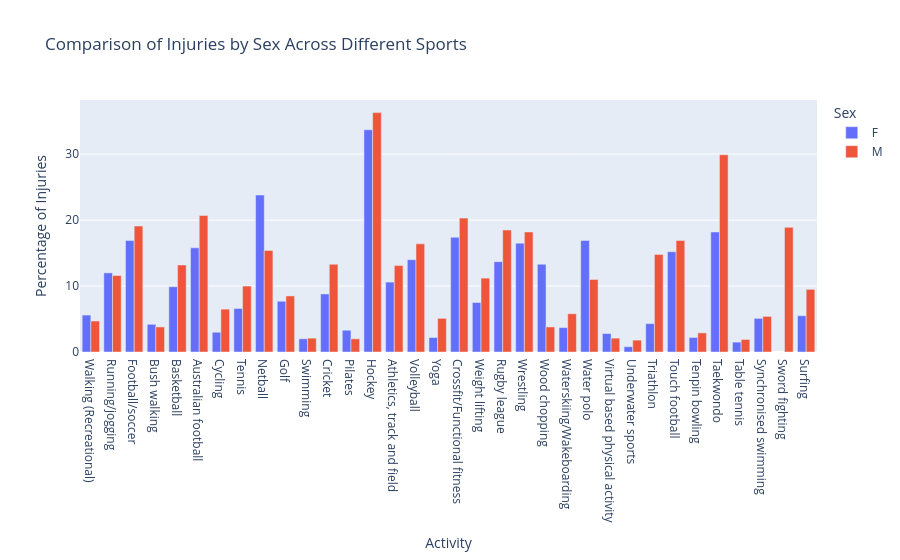

Notebook cell for this chart:
### Code cell
injury_percent_by_sex = injuries_stat_per_activity.melt(
    id_vars="activity",
    value_vars=["female_percent", "male_percent"],
    var_name="sex",
    value_name="injury_percent",
)
injury_percent_by_sex["sex"] = injury_percent_by_sex["sex"].map(
    {"female_percent": "F", "male_percent": "M"}
)

fig = px.bar(
    injury_percent_by_sex,
    x="activity",
    y="injury_percent",
    color="sex",
    barmode="group",
    labels={
        "activity": "Activity",
        "injury_percent": "Percentage of Injuries",
        "sex": "Sex",
    },
    title="Comparison of Injuries by Sex Across Different Sports",
)
fig.show()

### Figure 1 — Plotly figure (JSON) as saved in the notebook; plotly's stock layout.template omitted (floating-point values rounded to 4 significant figures)
{"data": [{"alignmentgroup": "True", "hovertemplate": "Sex=F<br>Activity=%{x}<br>Percentage of Injuries=%{y}<extra></extra>", "legendgroup": "F", "marker": {"color": "#636efa", "pattern": {"shape": ""}}, "name": "F", "offsetgroup": "F", "orientation": "v", "showlegend": true, "textposition": "auto", "type": "bar", "x": ["Walking (Recreational)", "Running/jogging", "Football/soccer", "Bush walking", "Basketball", "Australian football", "Cycling", "Tennis", "Netball", "Golf", "Swimming", "Cricket", "Pilates", "Hockey", "Athletics, track and field", "Volleyball", "Yoga", "Crossfit/Functional fitness", "Weight lifting", "Rugby league", "Wrestling", "Wood chopping", "Waterskiing/Wakeboarding", "Water polo", "Virtual based physical activity", "Underwater sports", "Triathlon", "Touch football", "Tenpin bowling", "Taekwondo", "Table tennis", "Synchronised swimming", "Sword fighting", "Surfing"], "xaxis": "x", "y": [5.6, 12.0, 16.9, 4.2, 9.9, 15.8, 3.0, 6.6, 23.8, 7.7, 2.0, 8.8, 3.3, 33.7, 10.6, 14.0, 2.2, 17.4, 7.5, 13.7, 16.5, 13.3, 3.7, 16.9, 2.8, 0.8, 4.3, 15.2, 2.2, 18.2, 1.5, 5.1, NaN, 5.5], "yaxis": "y"}, {"alignmentgroup": "True", "hovertemplate": "Sex=M<br>Activity=%{x}<br>Percentage of Injuries=%{y}<extra></extra>", "legendgroup": "M", "marker": {"color": "#EF553B", "pattern": {"shape": ""}}, "name": "M", "offsetgroup": "M", "orientation": "v", "showlegend": true, "textposition": "auto", "type": "bar", "x": ["Walking (Recreational)", "Running/jogging", "Football/soccer", "Bush walking", "Basketball", "Australian football", "Cycling", "Tennis", "Netball", "Golf", "Swimming", "Cricket", "Pilates", "Hockey", "Athletics, track and field", "Volleyball", "Yoga", "Crossfit/Functional fitness", "Weight lifting", "Rugby league", "Wrestling", "Wood chopping", "Waterskiing/Wakeboarding", "Water polo", "Virtual based physical activity", "Underwater sports", "Triathlon", "Touch football", "Tenpin bowling", "Taekwondo", "Table tennis", "Synchronised swimming", "Sword fighting", "Surfing"], "xaxis": "x", "y": [4.7, 11.6, 19.1, 3.8, 13.2, 20.7, 6.5, 10.0, 15.4, 8.5, 2.1, 13.3, 2.0, 36.3, 13.1, 16.4, 5.1, 20.3, 11.2, 18.5, 18.2, 3.8, 5.8, 11.0, 2.1, 1.8, 14.8, 16.9, 2.9, 29.9, 1.9, 5.4, 18.9, 9.5], "yaxis": "y"}], "layout": {"barmode": "group", "legend": {"title": {"text": "Sex"}, "tracegroupgap": 0}, "title": {"text": "Comparison of Injuries by Sex Across Different Sports"}, "xaxis": {"anchor": "y", "domain": [0, 1], "title": {"text": "Activity"}}, "yaxis": {"anchor": "x", "domain": [0, 1], "title": {"text": "Percentage of Injuries"}}}}
